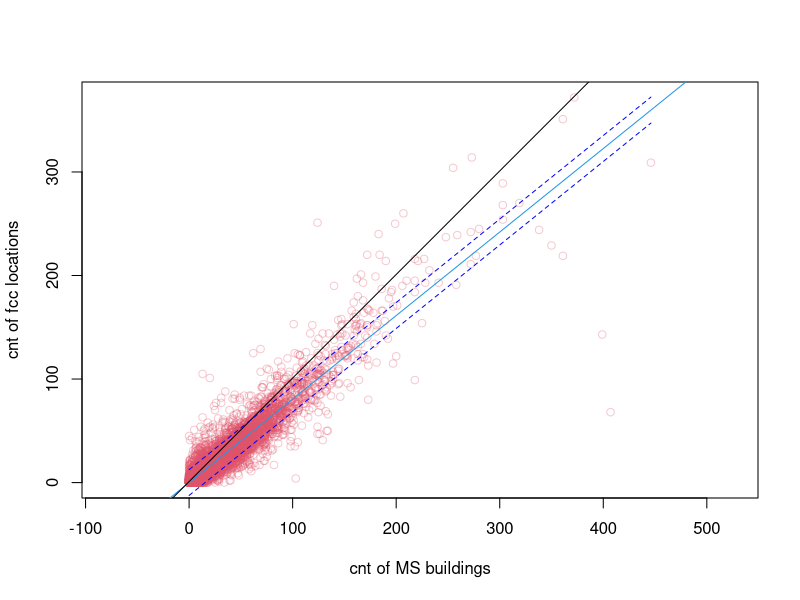
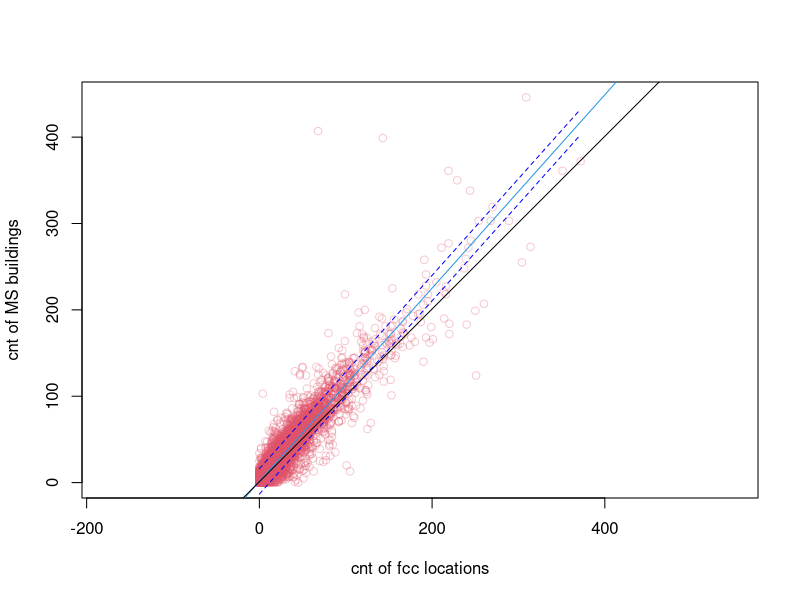

Generate these figures, in order, with R:
## ---- chunk 1
#| label: quick lm model for bsl tot_loc ~ cnt_ms
#| warning: false
vt <- read.csv("data/vt_ms.csv")
vt$tot_loc <-as.numeric(vt$tot_loc) 
vt$tot_loc <- ifelse(is.na(vt$tot_loc), 0, vt$tot_loc)

lm_loc <- lm(tot_loc ~  cnt_ms , data = vt)
pot_val2 <- seq(min(vt$cnt_ms), max(vt$cnt_ms), by = 0.025)
conf_interval <- predict(lm_loc, newdata = data.frame( cnt_ms = pot_val2) ,
						 interval = "prediction", level = 0.95)

plot(vt$cnt_ms, vt$tot_loc,  col = "#DF536B50", asp = 1, 
xlab = "cnt of MS buildings", ylab = "cnt of fcc locations") 
abline(lm_loc, col = 4)
abline(1:500, 1:500, col = "black")
lines(pot_val2, conf_interval[, "lwr"], col = "blue", lty = 2)
lines(pot_val2, conf_interval[, "upr"], col =" blue", lty = 2)
## ---- chunk 2
#| label: quick lm model for bsl cnt_ms ~ tot_loc
#| warning: false
lm_ms <- lm(cnt_ms ~ tot_loc, data = vt)
pot_val <- seq(min(vt$tot_loc), max(vt$tot_loc), by = 0.025)
conf_interval <- predict(lm_ms, newdata = data.frame( tot_loc = pot_val) ,
						 interval = "prediction", level = 0.95)

plot(vt$tot_loc, vt$cnt_ms,  col = "#DF536B50", asp = 1, 
ylab = "cnt of MS buildings", xlab = "cnt of fcc locations") 
abline(lm_ms, col = 4)
abline(1:500, 1:500, col = "black")
lines(pot_val, conf_interval[, "lwr"], col = "blue", lty = 2)
lines(pot_val, conf_interval[, "upr"], col =" blue", lty = 2)
